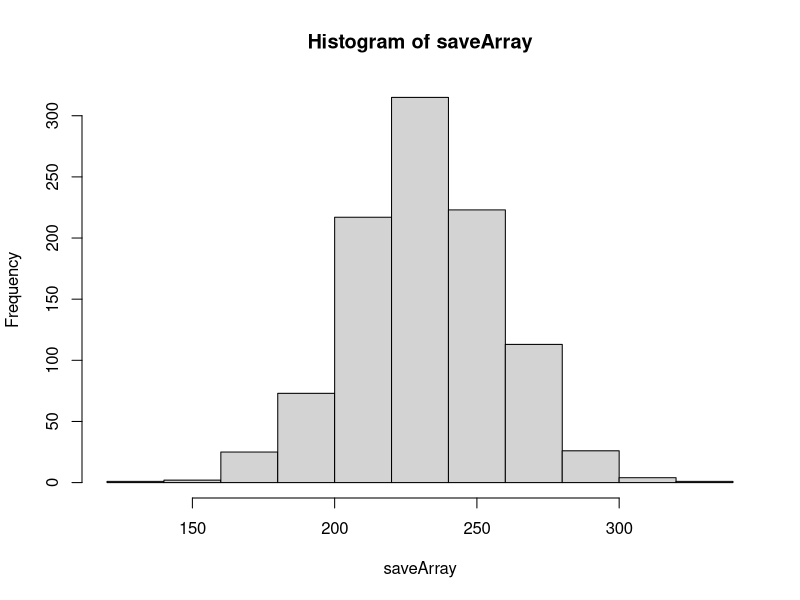

Generate this figure with R:
## ---- chunk 1
knitr::opts_chunk$set(echo = TRUE)
## ---- chunk 2
days = 1:365

saveArray=vector('numeric')
for(k in 1:1000){
  bank = 0
  for(i in 1:525){
    sampleClass = sample(days, 35, replace = TRUE)

    repeats = length(unique(sampleClass))
    if (repeats == 35) bank = bank - 2
    else bank = bank + 1
  }
saveArray[k]= bank
}

## ---- chunk 3
hist(saveArray)
## ---- chunk 4
print('average amt:')
print(mean(saveArray))
